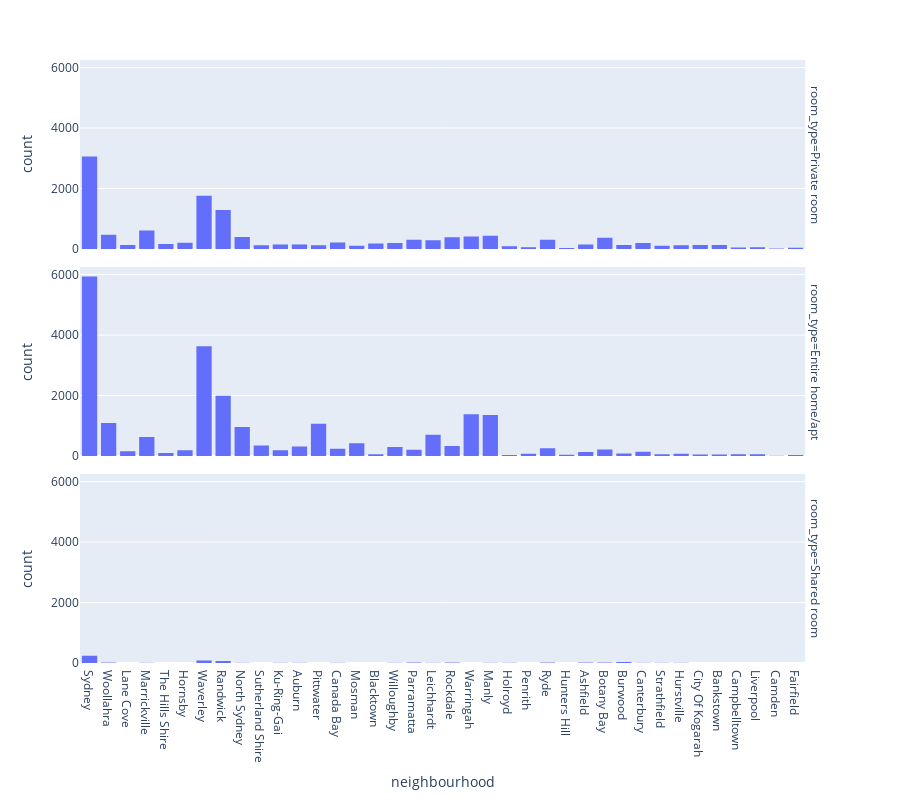
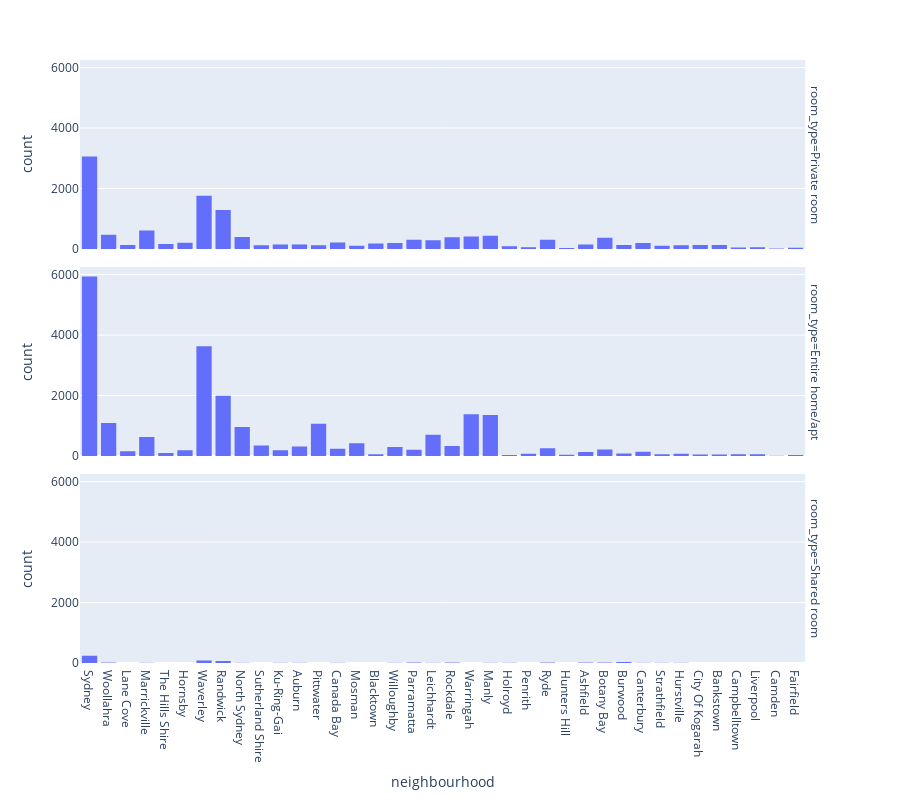

Write notebook code for charts like these, in order.
### Code cell
import plotly.express as px
from pandasgui import show

# fig = px.histogram(data_frame=df, x=['neighbourhood'], color=None,
#     facet_row='room_type', facet_col=None, marginal=None, cumulative=False,
#     )

fig = px.histogram(data_frame=df, x='neighbourhood', facet_row='room_type')
fig.update_layout(height=800)  # Establecer la altura en 800 píxeles

fig.show()

### Figure 1 — Plotly figure (JSON) as saved in the notebook; plotly's stock layout.template omitted (floating-point values rounded to 4 significant figures; data arrays with more than 128 entries replaced by an {"elided": "..."} marker saying what was removed)
{"data": [{"alignmentgroup": "True", "bingroup": "x", "hovertemplate": "room_type=Private room<br>neighbourhood=%{x}<br>count=%{y}<extra></extra>", "legendgroup": "", "marker": {"color": "#636efa", "pattern": {"shape": ""}}, "name": "", "offsetgroup": "", "orientation": "v", "showlegend": false, "type": "histogram", "x": {"elided": "13115 str values"}, "xaxis": "x3", "yaxis": "y3"}, {"alignmentgroup": "True", "bingroup": "x", "hovertemplate": "room_type=Entire home/apt<br>neighbourhood=%{x}<br>count=%{y}<extra></extra>", "legendgroup": "", "marker": {"color": "#636efa", "pattern": {"shape": ""}}, "name": "", "offsetgroup": "", "orientation": "v", "showlegend": false, "type": "histogram", "x": {"elided": "22918 str values"}, "xaxis": "x2", "yaxis": "y2"}, {"alignmentgroup": "True", "bingroup": "x", "hovertemplate": "room_type=Shared room<br>neighbourhood=%{x}<br>count=%{y}<extra></extra>", "legendgroup": "", "marker": {"color": "#636efa", "pattern": {"shape": ""}}, "name": "", "offsetgroup": "", "orientation": "v", "showlegend": false, "type": "histogram", "x": {"elided": "629 str values"}, "xaxis": "x", "yaxis": "y"}], "layout": {"annotations": [{"font": {}, "showarrow": false, "text": "room_type=Shared room", "textangle": 90, "x": 0.98, "xanchor": "left", "xref": "paper", "y": 0.1567, "yanchor": "middle", "yref": "paper"}, {"font": {}, "showarrow": false, "text": "room_type=Entire home/apt", "textangle": 90, "x": 0.98, "xanchor": "left", "xref": "paper", "y": 0.5, "yanchor": "middle", "yref": "paper"}, {"font": {}, "showarrow": false, "text": "room_type=Private room", "textangle": 90, "x": 0.98, "xanchor": "left", "xref": "paper", "y": 0.8433, "yanchor": "middle", "yref": "paper"}], "barmode": "relative", "height": 800, "legend": {"tracegroupgap": 0}, "margin": {"t": 60}, "xaxis": {"anchor": "y", "domain": [0, 0.98], "title": {"text": "neighbourhood"}}, "xaxis2": {"anchor": "y2", "domain": [0, 0.98], "matches": "x", "showticklabels": false}, "xaxis3": {"anchor": "y3", "domain": [0, 0.98], "matches": "x", "showticklabels": false}, "yaxis": {"anchor": "x", "domain": [0, 0.3133], "title": {"text": "count"}}, "yaxis2": {"anchor": "x2", "domain": [0.3433, 0.6567], "matches": "y", "title": {"text": "count"}}, "yaxis3": {"anchor": "x3", "domain": [0.6867, 1.0], "matches": "y", "title": {"text": "count"}}}}

### Figure 2 — Plotly figure (JSON) as saved in the notebook; plotly's stock layout.template omitted (floating-point values rounded to 4 significant figures; data arrays with more than 128 entries replaced by an {"elided": "..."} marker saying what was removed)
{"data": [{"alignmentgroup": "True", "bingroup": "x", "hovertemplate": "room_type=Private room<br>neighbourhood=%{x}<br>count=%{y}<extra></extra>", "legendgroup": "", "marker": {"color": "#636efa", "pattern": {"shape": ""}}, "name": "", "offsetgroup": "", "orientation": "v", "showlegend": false, "type": "histogram", "x": {"elided": "13115 str values"}, "xaxis": "x3", "yaxis": "y3"}, {"alignmentgroup": "True", "bingroup": "x", "hovertemplate": "room_type=Entire home/apt<br>neighbourhood=%{x}<br>count=%{y}<extra></extra>", "legendgroup": "", "marker": {"color": "#636efa", "pattern": {"shape": ""}}, "name": "", "offsetgroup": "", "orientation": "v", "showlegend": false, "type": "histogram", "x": {"elided": "22918 str values"}, "xaxis": "x2", "yaxis": "y2"}, {"alignmentgroup": "True", "bingroup": "x", "hovertemplate": "room_type=Shared room<br>neighbourhood=%{x}<br>count=%{y}<extra></extra>", "legendgroup": "", "marker": {"color": "#636efa", "pattern": {"shape": ""}}, "name": "", "offsetgroup": "", "orientation": "v", "showlegend": false, "type": "histogram", "x": {"elided": "629 str values"}, "xaxis": "x", "yaxis": "y"}], "layout": {"annotations": [{"font": {}, "showarrow": false, "text": "room_type=Shared room", "textangle": 90, "x": 0.98, "xanchor": "left", "xref": "paper", "y": 0.1567, "yanchor": "middle", "yref": "paper"}, {"font": {}, "showarrow": false, "text": "room_type=Entire home/apt", "textangle": 90, "x": 0.98, "xanchor": "left", "xref": "paper", "y": 0.5, "yanchor": "middle", "yref": "paper"}, {"font": {}, "showarrow": false, "text": "room_type=Private room", "textangle": 90, "x": 0.98, "xanchor": "left", "xref": "paper", "y": 0.8433, "yanchor": "middle", "yref": "paper"}], "barmode": "relative", "height": 800, "legend": {"tracegroupgap": 0}, "margin": {"t": 60}, "xaxis": {"anchor": "y", "domain": [0, 0.98], "title": {"text": "neighbourhood"}}, "xaxis2": {"anchor": "y2", "domain": [0, 0.98], "matches": "x", "showticklabels": false}, "xaxis3": {"anchor": "y3", "domain": [0, 0.98], "matches": "x", "showticklabels": false}, "yaxis": {"anchor": "x", "domain": [0, 0.3133], "title": {"text": "count"}}, "yaxis2": {"anchor": "x2", "domain": [0.3433, 0.6567], "matches": "y", "title": {"text": "count"}}, "yaxis3": {"anchor": "x3", "domain": [0.6867, 1.0], "matches": "y", "title": {"text": "count"}}}}
